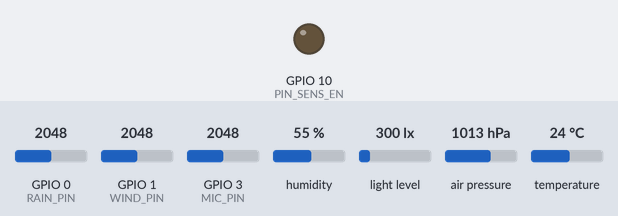
Simulated run of this sketch. Board: ESP32-S3. Parts: output pins drawn as LEDs (lit = HIGH). The test bench sets the inputs (shaded band); at power-on: GPIO 0 (RAIN_PIN) = 2048, GPIO 1 (WIND_PIN) = 2048, GPIO 3 (MIC_PIN) = 2048, humidity 55 %, light level 300 lx, air pressure 1013 hPa, temperature 24 °C (analog values on the 0–4095 scale). WiFi joins after 1.5 s; servers stay silent unless stated; uploads are accepted with an empty reply; what the sketch prints to the serial monitor is not drawn.

Above: at 0.0 s.
At 60.1 s:
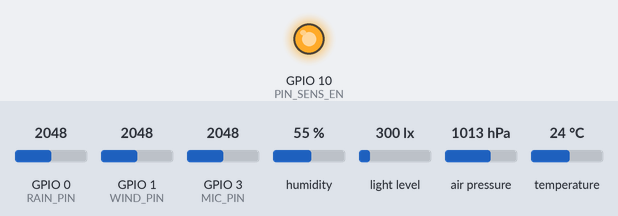
Timing chart, 0 to 127.0 s (numbered marks = the images above):
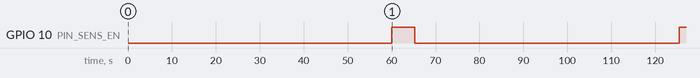

The sketch:

weather-station-v5.ino
```cpp
#include <Wire.h>
#include <Adafruit_Sensor.h>
#include <Adafruit_BME280.h>
#include <BH1750.h>
#include <WiFi.h>
#include <HTTPClient.h>

/* =========================================================
 * WEATHER STATION V5.0 - WI-FI & HTTP POST INTEGRATION
 * I2C on 6/7 | Power Gate on 10 | 1-Minute Cycle
 * ========================================================= */

// ====== USER NETWORK CONFIG ======
const char* WIFI_SSID     = "YOUR_WIFI_SSID";
const char* WIFI_PASSWORD = "YOUR_WIFI_PASSWORD";
const char* INGEST_URL    = "http://YOUR_SERVER_IP:8787/ingest";
const char* API_KEY       = "YOUR_SERVER_INGEST_API_KEY";
const char* DEVICE_ID     = "outdoor-esp32-v5";

// ====== TIMING CONFIG ======
// Change this value to adjust how often the station reads and posts data.
// 60000 = 1 minute | 300000 = 5 minutes | 600000 = 10 minutes
static const uint32_t POST_INTERVAL_MS = 60000;
static const uint32_t SOUND_SAMPLE_MS  = 5000;  // Listen to sound for 5 seconds

// ====== PIN MAPPING ======
#define PIN_SENS_EN  10   // High-Side Switch (NPN Base)
#define I2C_SDA      6
#define I2C_SCL      7
#define RAIN_PIN     0
#define WIND_PIN     1
#define UV_PIN       2
#define MIC_PIN      3

#define SEALEVEL_P   1013.25

Adafruit_BME280 bme;
BH1750 lightMeter;

uint32_t rainTips = 0;
uint32_t windPulses = 0;
bool rainArmed = true, windArmed = true;
uint32_t lastReportMs = 0;

// --- Hall Effect Polling (Runs constantly while awake) ---
void pollHalls() {
  int r = analogRead(RAIN_PIN);
  if (rainArmed && (r > 2800 || r < 1200)) { rainTips++; rainArmed = false; }
  else if (abs(r - 2048) < 400) rainArmed = true;

  int w = analogRead(WIND_PIN);
  if (windArmed && (w > 2800 || w < 1200)) { windPulses++; windArmed = false; }
  else if (abs(w - 2048) < 400) windArmed = true;
}

// --- Wi-Fi Connection Helper ---
void ensureWiFi() {
  if (WiFi.status() == WL_CONNECTED) return;

  Serial.print("Connecting to Wi-Fi: ");
  Serial.println(WIFI_SSID);

  WiFi.mode(WIFI_STA);
  WiFi.begin(WIFI_SSID, WIFI_PASSWORD);

  uint32_t startAttemptTime = millis();
  // Wait up to 10 seconds for connection
  while (WiFi.status() != WL_CONNECTED && millis() - startAttemptTime < 10000) {
    Serial.print(".");
    delay(500);
  }

  if (WiFi.status() == WL_CONNECTED) {
    Serial.println("\nWi-Fi Connected! IP: " + WiFi.localIP().toString());
  } else {
    Serial.println("\nWi-Fi Failed. Will try again next cycle.");
  }
}

void setup() {
  Serial.begin(115200);
  delay(2000);

  pinMode(PIN_SENS_EN, OUTPUT);
  digitalWrite(PIN_SENS_EN, LOW); // Ensure sensors start OFF

  analogReadResolution(12);
  analogSetPinAttenuation(RAIN_PIN, ADC_11db);
  analogSetPinAttenuation(WIND_PIN, ADC_11db);
  analogSetPinAttenuation(UV_PIN, ADC_11db);
  analogSetPinAttenuation(MIC_PIN, ADC_11db);

  Serial.println("\n=== V5.0 WEATHER STATION BOOT ===");

  // Connect to Wi-Fi immediately on boot
  ensureWiFi();
}

void loop() {
  pollHalls();

  // --- MAIN 1-MINUTE CYCLE ---
  if (millis() - lastReportMs >= POST_INTERVAL_MS) {

    // 1. POWER UP SENSORS
    Serial.println("\n--- Waking Sensors ---");
    digitalWrite(PIN_SENS_EN, HIGH);
    delay(300); // Give rail time to stabilize

    // 2. I2C START & INIT
    Wire.begin(I2C_SDA, I2C_SCL);
    bool bmeOk = bme.begin(0x76, &Wire);
    if (!bmeOk) Serial.println("WARNING: BME280 Not Found!");
    lightMeter.begin(BH1750::ONE_TIME_HIGH_RES_MODE);

    // 3. MEASURE SOUND (5 Second Window)
    Serial.println("Sampling Sound...");
    uint16_t sigMax = 0, sigMin = 4095;
    uint32_t soundStart = millis();
    while (millis() - soundStart < SOUND_SAMPLE_MS) {
      int m = analogRead(MIC_PIN);
      if (m > sigMax) sigMax = m;
      if (m < sigMin) sigMin = m;
      pollHalls(); // Keep checking rain/wind while sampling sound
      delay(1);
    }
    uint16_t loudness = sigMax - sigMin;

    // 4. READ OTHER SENSORS
    float t = bmeOk ? bme.readTemperature() : 0.0;
    float h = bmeOk ? bme.readHumidity() : 0.0;
    float p = bmeOk ? (bme.readPressure() / 100.0F) : 0.0;
    float a = bmeOk ? bme.readAltitude(SEALEVEL_P) : 0.0;
    uint16_t lux = lightMeter.readLightLevel();
    uint16_t uv = analogRead(UV_PIN);

    // 5. WIND CALC
    float durationSec = (millis() - lastReportMs) / 1000.0f;
    float wind_kmh = (windPulses < 1) ? 0 : ((2.0 * 3.14159 * (2.75 * 0.0254)) * (windPulses / durationSec / 2.0) / 0.40) * 3.6;

    // 6. POWER DOWN SENSORS (Save battery before network tasks!)
    Wire.end();
    pinMode(I2C_SDA, INPUT);
    pinMode(I2C_SCL, INPUT);
    digitalWrite(PIN_SENS_EN, LOW);
    Serial.println("Sensors Powered Down.");

    // 7. CONSTRUCT JSON PAYLOAD
    int rssi = WiFi.RSSI();
    String json = "{";
    json += "\"device\":\"" + String(DEVICE_ID) + "\",";
    json += "\"temp_c\":" + String(t, 2) + ",";
    json += "\"humidity\":" + String(h, 2) + ",";
    json += "\"pressure\":" + String(p, 2) + ",";
    json += "\"alt_m\":" + String(a, 2) + ",";
    json += "\"lux\":" + String(lux) + ",";
    json += "\"uv\":" + String(uv) + ",";
    json += "\"sound\":" + String(loudness) + ",";
    json += "\"wind_kmh\":" + String(wind_kmh, 2) + ",";
    json += "\"rain_tips\":" + String(rainTips) + ",";
    json += "\"rssi\":" + String(rssi);
    json += "}";

    // Print to Serial for debugging
    Serial.println("Payload: " + json);

    // 8. SEND OVER HTTP
    ensureWiFi(); // Make sure we haven't dropped connection

    if (WiFi.status() == WL_CONNECTED) {
      HTTPClient http;
      http.begin(INGEST_URL);
      http.addHeader("Content-Type", "application/json");
      http.addHeader("X-Api-Key", API_KEY);
      http.setTimeout(5000); // 5 second timeout

      int httpResponseCode = http.POST(json);

      if (httpResponseCode > 0) {
        Serial.printf("HTTP POST Success! Response Code: %d\n", httpResponseCode);
      } else {
        Serial.printf("HTTP POST Failed. Error: %s\n", http.errorToString(httpResponseCode).c_str());
      }
      http.end();
    } else {
      Serial.println("Skipping POST: No Wi-Fi Connection.");
    }

    // 9. RESET COUNTERS & TIMER
    windPulses = 0;
    rainTips = 0;
    lastReportMs = millis();
    Serial.println("--- Cycle Complete. Waiting 1 Minute. ---\n");
  }
}
```

Measured:
- by itself, GPIO 10 (PIN_SENS_EN): LOW → HIGH at 60.0 s, → LOW 5.3 s later, → HIGH 60.2 s later
